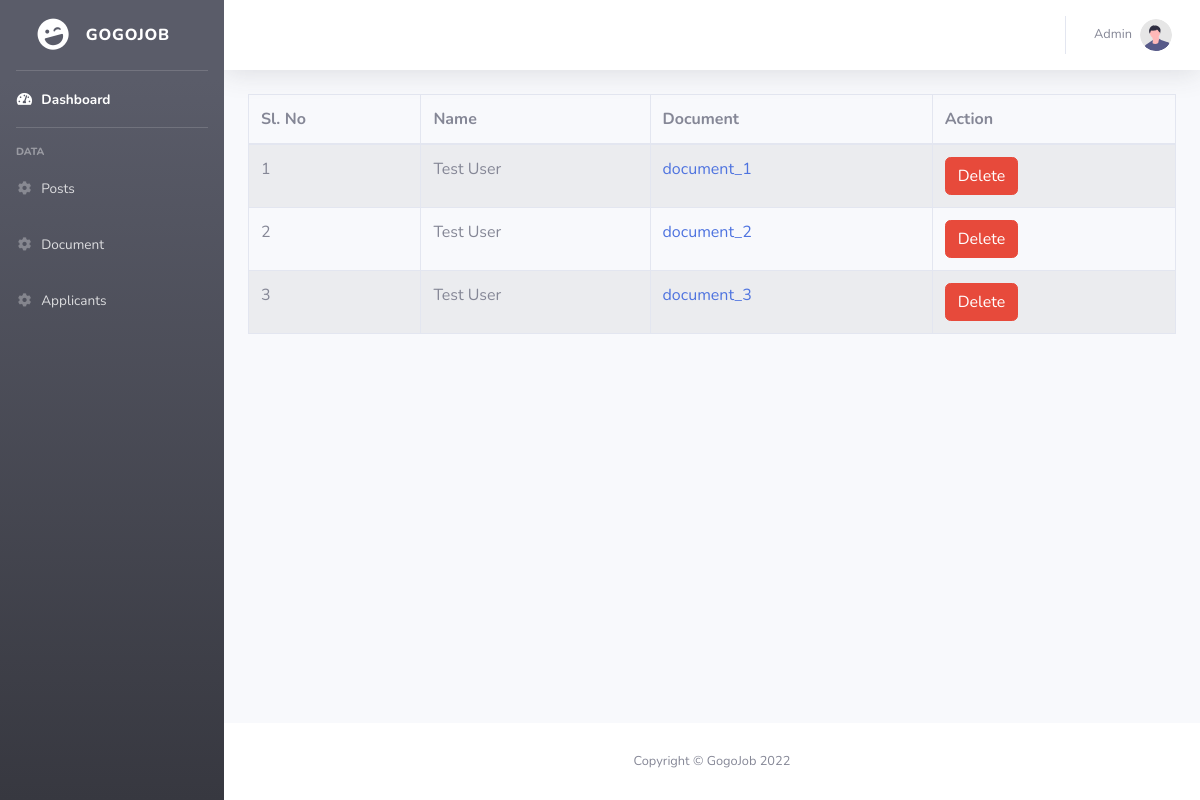
The page /admin/document.php (signed in) on the database its author committed.
### tables this page shows
CREATE TABLE `profile_document` (
  `id` int(11) NOT NULL,
  `user_id` int(11) NOT NULL,
  `image` varchar(250) NOT NULL,
  `updated_at` timestamp NOT NULL DEFAULT current_timestamp() ON UPDATE current_timestamp()
);

CREATE TABLE `user` (
  `user_id` int(11) NOT NULL,
  `user_name` varchar(255) NOT NULL,
  `contact_number` varchar(255) NOT NULL,
  `password` varchar(255) NOT NULL,
  `status` int(11) NOT NULL DEFAULT 1,
  `created_at` timestamp NOT NULL DEFAULT current_timestamp(),
  `updated_at` timestamp NOT NULL DEFAULT current_timestamp()
);

### admin/document.php (the view, shortened to what this page needs)
<?php
include('../config/db_config.php');
?>
<!DOCTYPE html>
<html lang="en">
<head>
    <?php require_once 'include/css.php'; ?>
</head>
<body id="page-top">
<div id="wrapper">
    <?php require_once 'include/sidebar.php'; ?>
    <div id="content-wrapper" class="d-flex flex-column">
        <div id="content">
            <?php require_once 'include/topbar.php'; ?>
            <div class="container-fluid">
                <table id="example" class="table table-striped table-bordered" style="width:100%">
                    <thead>
                    <tr>
                        <th>Sl. No</th>
                        <th>Name</th>
                        <th>Document</th>
                        <th>Action</th>
                    </tr>
                    </thead>
                    <tbody>
                    <?php
                    $select_post = $con->query("select * from profile_document, user where user.user_id = profile_document.user_id order by profile_document.id desc");
                    if($select_post->num_rows > 0){
                        $sl = 1;
                        while($post = mysqli_fetch_assoc($select_post)){
                            ?>
                            <tr>
                                <td><?php echo $sl;?></td>
                                <td><?php echo $post['user_name']; ?></td>
                                <td><a href="../<?php echo $post['image']; ?>"
                                       target="_blank">document_<?php echo $sl; ?></a></td>
                                <td>
                                    <button data-toggle="modal" data-target="#exampleModal<?php echo $sl; ?>" class="btn btn-danger">Delete</button>
                                </td>
                            </tr>
                            <?php
                            $sl++;
                        }
                    }
                    ?>
                    </tbody>
                </table>
            </div>
        </div>
        <?php require_once 'include/footer.php'; ?>
    </div>
</div>
</body>
</html>

### rows shown on the page
profile_document: user.user_name "Test User"
profile_document: user.user_name "Test User"
profile_document: user.user_name "Test User"
